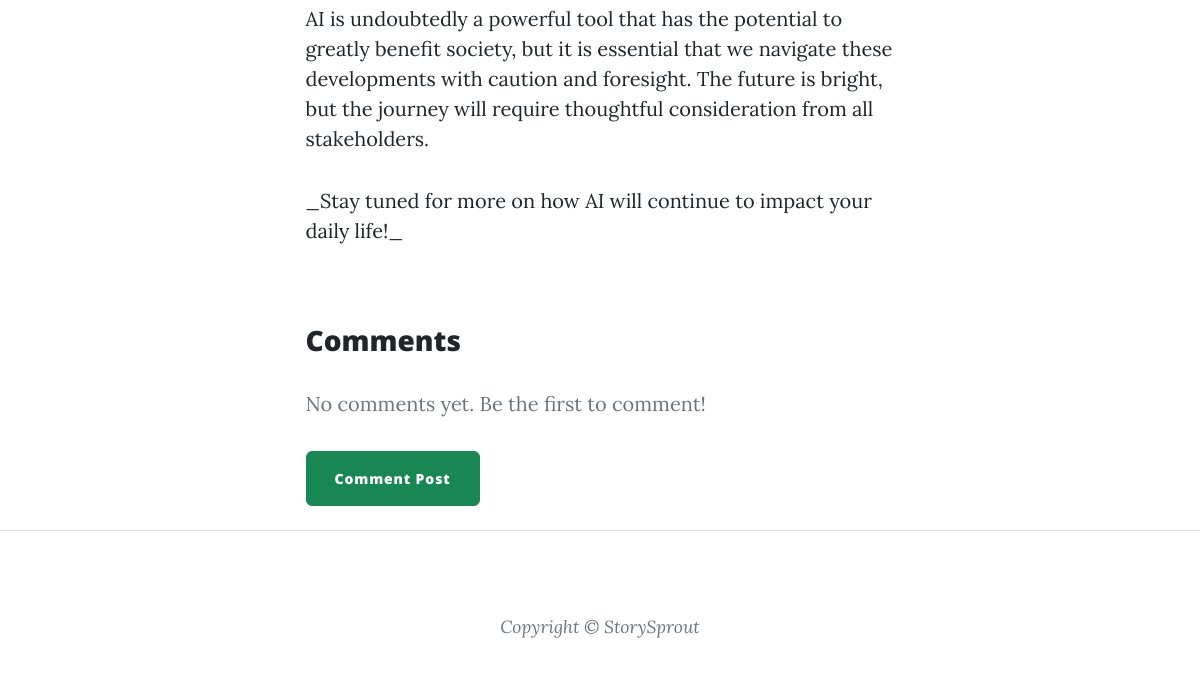
The app's page /post/2 (signed in, lower part), older data.
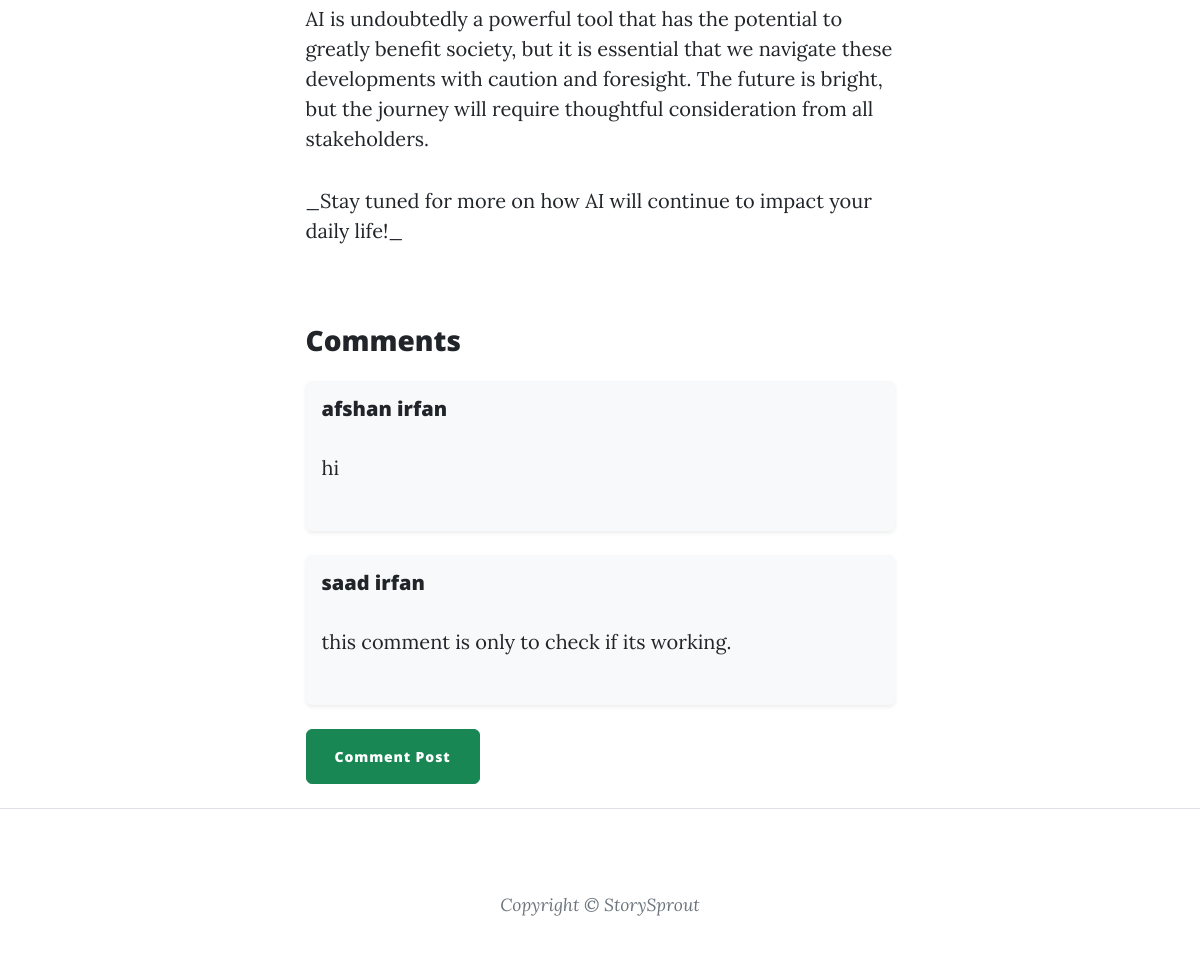
The same page, newer data.
### main.py (models this page shows, shortened)
class Comment(db.Model):
    __tablename__ = "comments"
    id: Mapped[int] = mapped_column(Integer, primary_key=True)
    text: Mapped[str] = mapped_column(Text, nullable=False)
    author_id: Mapped[int] = mapped_column(Integer, db.ForeignKey("users.id"))
    comment_author = relationship("User", back_populates="comments", lazy="joined")  # Eager loading
    post_id: Mapped[str] = mapped_column(Integer, db.ForeignKey("blog_posts.id"))
    parent_post = relationship("BlogPost", back_populates="comments")

class User(UserMixin, db.Model):
    __tablename__ = 'users'
    id: Mapped[int] = mapped_column(Integer, primary_key=True)
    username: Mapped[str] = mapped_column(String(250), nullable=False)
    email: Mapped[str] = mapped_column(String(250), nullable=False, unique=True)
    password: Mapped[str] = mapped_column(String(250), nullable=False)
    posts = relationship("BlogPost", back_populates="author")
    comments = relationship("Comment", back_populates="comment_author")

### main.py (the view)
@app.route('/post/<int:post_id>', methods=['GET', 'POST'])
@login_required
def show_post(post_id):
    with app.app_context():
        requested_post = db.session.execute(
            db.select(BlogPost).options(joinedload(BlogPost.author)).where(BlogPost.id == post_id)
        ).scalar()
        comments = requested_post.comments
    return render_template("post.html", post=requested_post, current_user=current_user, comments=comments)

### main.py (called while the page is built)
@login_manager.user_loader
def load_user(user_id):
    return User.query.get(int(user_id))

### templates/post.html (shortened to what this page needs)
{% include "header.html" %}
<article>
  <div class="container px-4 px-lg-5">
    <div class="row gx-4 gx-lg-5 justify-content-center">
      <div class="col-md-10 col-lg-8 col-xl-7">
        {{ post.body|safe }}
        <div class="comments-section mt-5">
          <h3 class="mb-4">Comments</h3>
          {% if comments %}
            {% for comment in comments %}
              <div class="media mb-4 p-3 rounded shadow-sm bg-light">
                <div class="media-body">
                  <h5 class="mt-0">{{ comment.comment_author.username }}</h5>
                  <p>{{ comment.text|safe }}</p>
                </div>
              </div>
            {% endfor %}
          {% else %}
            <p class="text-muted">No comments yet. Be the first to comment!</p>
          {% endif %}
        </div>
        <div class="d-flex justify-content-between mb-4">
          <a class="btn btn-success" href="{{ url_for('comment', post_id=post.id) }}">Comment Post</a>
        </div>
      </div>
    </div>
  </div>
</article>
{% include "footer.html" %}

Row changes from the older to the newer data that the page shows:
added Comment: comment_author.username "afshan irfan", text "hi"
added Comment: comment_author.username "saad irfan", text "this comment is only to check if its working."
Text that changed along with them:
text no longer shown: "No comments yet. Be the first to comment!"
